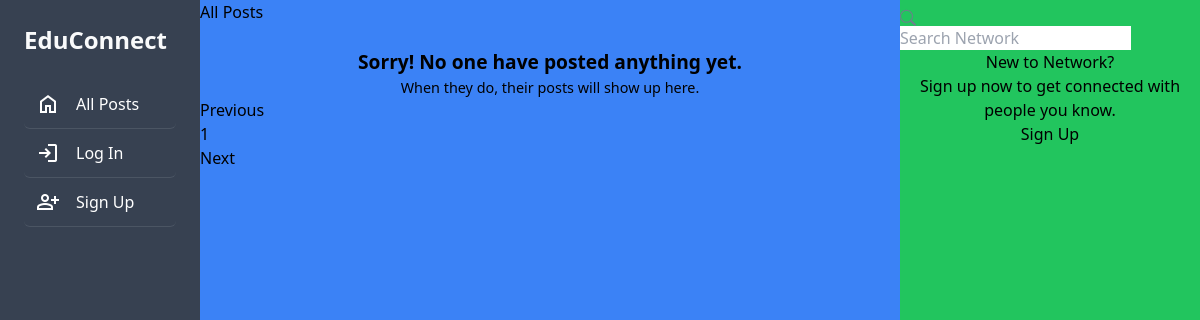
Before: / with the older database file.
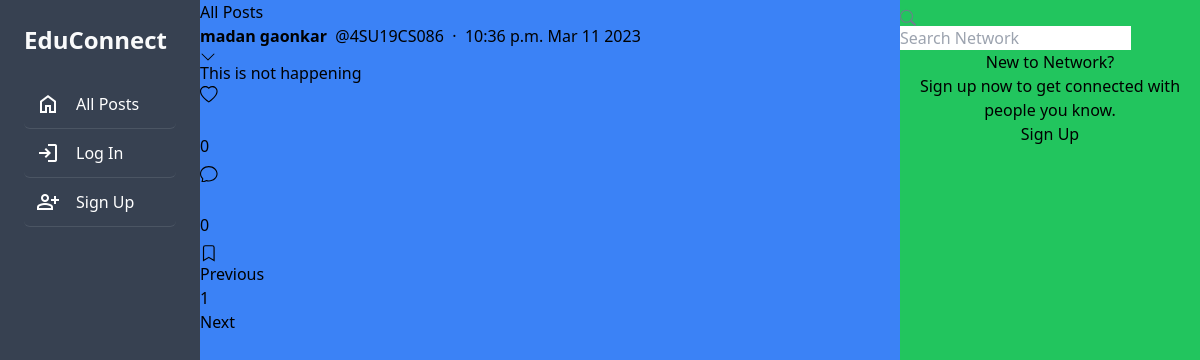
After: the same page with the newer database file.
### network/models.py (models this page shows, shortened)
class Post(models.Model):
    creater = models.ForeignKey(User, on_delete=models.CASCADE, related_name='posts')
    date_created = models.DateTimeField(default=timezone.now)
    content_text = models.TextField(max_length=140, blank=True)
    content_image = models.ImageField(upload_to='posts/', blank=True)
    likers = models.ManyToManyField(User,blank=True , related_name='likes')
    savers = models.ManyToManyField(User,blank=True , related_name='saved')
    comment_count = models.IntegerField(default=0)

class User(AbstractUser):
    profile_pic = models.ImageField(upload_to='profile_pic/',blank=True,default='profile_pic/default_profile_image.png')
    bio = models.TextField(max_length=160, blank=True, null=True)
    cover = models.ImageField(upload_to='covers/', blank=True,default='profile_pic/default_cover_image.png')

### network/views.py (the view)
# urls.py: path("", views.index, name="index"),
def index(request):
    if request.user.is_anonymous==False:
        if authusers.objects.filter(email=request.user.email).first().valid != True:
            messages.error(request, 'admin kicked you out')
            logout(request)
    all_posts = Post.objects.all().order_by('-date_created')
    paginator = Paginator(all_posts, 10)
    page_number = request.GET.get('page')
    if page_number == None:
        page_number = 1
    posts = paginator.get_page(page_number)
    followings = []
    suggestions = []
    if request.user.is_authenticated:
        followings = Follower.objects.filter(followers=request.user).values_list('user', flat=True)
        suggestions = User.objects.exclude(pk__in=followings).exclude(username=request.user.username).exclude(pk=1).order_by("?")[:6]
    return render(request, "network/index.html", {
        "posts": posts,
        "suggestions": suggestions,
        "page": "all_posts",
        'profile': False
    })

### network/templates/network/index.html (shortened to what the changed rows need)
{% extends "network/layout.html" %}
{% load static %}
{% block body %}
    <div class="main-div">
        <div class="left-div">
            <div class="left-div-content">
                <div class="posts-view">
                    <div class="main-div-content">
                        {% for post in posts %}
                            <div class="post" data-post_id="{{post.id}}">
                                <div>
                                    <div style="flex: 1">
                                        <div class="post-user">
                                            <div>
                                                <a href="{% url 'profile' post.creater.username %}">
                                                    <span><strong>{{post.creater.first_name}} {{post.creater.last_name}}</strong></span>
                                                </a>
                                                <a href="{% url 'profile' post.creater.username %}">
                                                    <span class="grey">&nbsp;@{{post.creater.username}}</span>
                                                </a>
                                                <span class="grey">&nbsp;&middot;&nbsp;&nbsp;{{post.date_created | date:"P M d Y"}}</span>
                                            </div>
                                            <div class="dropdown" style="height: 1em; margin-top: -3px; margin-right: -3px;">
                                                <button class="icon-btn dropdown-toggle" type="button" id="dropdownMenuButton" onfocus="drop_down(event)" onblur="remove_drop_down(event)" data-toggle="dropdown" aria-haspopup="true" aria-expanded="false">
                                                    <svg width="1em" height="1em" viewBox="0 -2 16 16" class="bi bi-chevron-down" fill="currentColor" xmlns="http://www.w3.org/2000/svg">
                                                        <path fill-rule="evenodd" d="M1.646 4.646a.5.5 0 0 1 .708 0L8 10.293l5.646-5.647a.5.5 0 0 1 .708.708l-6 6a.5.5 0 0 1-.708 0l-6-6a.5.5 0 0 1 0-.708z"/>
                                                    </svg>
                                                </button>
                                            </div>
                                        </div>
                                        {% if post.content_text is not None %}
                                            <div class="post-content">
                                                {{post.content_text | linebreaksbr}}
                                            </div>
                                        {% endif %}
                                        <div class="post-actions">
                                            {% if user in post.likers.all %}
                                                <div class="like" onclick="unlike_post(this)" data-post_id="{{post.id}}">
                                                    <div class="svg-span">
                                                        <svg width="1.1em" height="1.1em" viewBox="0 -1 16 16" class="bi bi-heart-fill" fill="#e0245e" xmlns="http://www.w3.org/2000/svg">
                                                            <path fill-rule="evenodd" d="M8 1.314C12.438-3.248 23.534 4.735 8 15-7.534 4.736 3.562-3.248 8 1.314z"/>
                                                        </svg>
                                                    </div>
                                                    &nbsp;
                                                    <div style="padding: 7px 0px;" class="likes_count">{{post.likers.count}}</div>
                                                </div>
                                            {% else %}
                                                <div class="like" onclick="like_post(this)" data-post_id="{{post.id}}">
                                                    <div class="svg-span">
                                                    </div>
                                                    <div style="padding: 7px 0px;" class="likes_count">{{post.likers.count}}</div>
                                                </div>
                                            {% endif %}
                                            <div class="comment" onclick="show_comment(this)">
                                                <div class="svg-span">
                                                </div>&nbsp;
                                                <div style="padding: 7px 0px;" class="cmt-count">{{post.comment_count}}</div>
                                            </div>
                                            {% if user in post.savers.all %}
                                                <div class="save" onclick="unsave_post(this)" data-post_id="{{post.id}}">
                                                    <div class="svg-span">
                                                        <svg width="1.1em" height="1.1em" viewBox="0.5 0 15 15" class="bi bi-bookmark-fill" fill="#17bf63" xmlns="http://www.w3.org/2000/svg">
                                                            <path fill-rule="evenodd" d="M3 3a2 2 0 0 1 2-2h6a2 2 0 0 1 2 2v12l-5-3-5 3V3z"/>
                                                        </svg>
                                                    </div>
                                                </div>
                                            {% else %}
                                                <div class="save" onclick="save_post(this)" data-post_id="{{post.id}}">
                                                    <div class="svg-span">
                                                        <svg width="1.1em" height="1.1em" viewBox="0.5 0 15 15" class="bi bi-bookmark" fill="currentColor" xmlns="http://www.w3.org/2000/svg">
                                                            <path fill-rule="evenodd" d="M8 12l5 3V3a2 2 0 0 0-2-2H5a2 2 0 0 0-2 2v12l5-3zm-4 1.234l4-2.4 4 2.4V3a1 1 0 0 0-1-1H5a1 1 0 0 0-1 1v10.234z"/>
                                                        </svg>
                                                    </div>
                                                </div>
                                            {% endif %}
                                        </div>
                                    </div>
                                </div>
                            </div>
                        {% empty %}
                            {% if page == 'all_posts' %}
                                <center>
                                    <br>
                                    <strong style="font-size: 1.2em;">Sorry! No one have posted anything yet.</strong>
                                    <div class="grey" style="font-size: .9em;">When they do, their posts will show up here.</div>
                                </center>
                            {% endif %}
                        {% endfor %}
                        <nav aria-label="Page navigation example" class="pagination-bar">
                            <ul class="pagination justify-content-center">
                                {% for each in posts.paginator.page_range %}
                                    {% if each == posts.number %}
                                        <li class="page-item active"><a class="page-link" href="?page={{each}}">{{each}}</a></li>
                                    {% else %}
                                        <li class="page-item"><a class="page-link" href="?page={{each}}">{{each}}</a></li>
                                    {% endif %}
                                {% endfor %}
                            </ul>
                          </nav>
                    </div>
                </div>
            </div>
        </div>
    </div>
{% endblock %}

Changed rows visible on the page:
added Post: creater.first_name "madan", creater.last_name "gaonkar", creater.username "4SU19CS086", date_created "10:36 p.m. Mar 11 2023", content_text "This is not happening", likers.count "0", comment_count "0"
Other visible differences:
text no longer shown: "Sorry! No one have posted anything yet. When they do, their posts will show up here."
